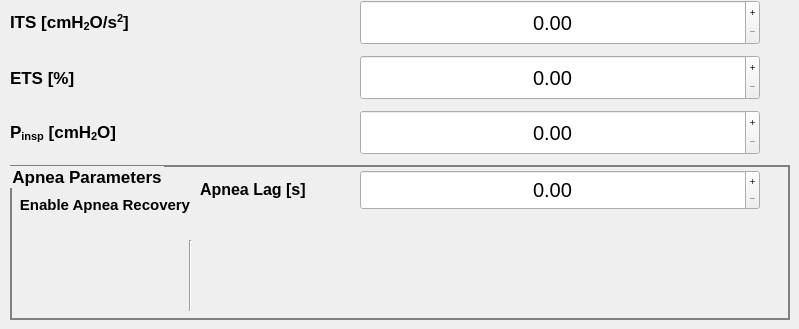
      <widget class="QWidget" name="tab_psv">
       <property name="font">
        <font>
         <pointsize>15</pointsize>
        </font>
       </property>
       <attribute name="title">
        <string>PSV</string>
       </attribute>
       <widget class="QLabel" name="label_6">
        <property name="geometry">
         <rect>
          <x>10</x>
          <y>0</y>
          <width>340</width>
          <height>45</height>
         </rect>
        </property>
        <property name="font">
         <font>
          <pointsize>13</pointsize>
          <weight>75</weight>
          <bold>true</bold>
         </font>
        </property>
        <property name="text">
         <string>&lt;html&gt;&lt;head/&gt;&lt;body&gt;&lt;p&gt;ITS [cmH&lt;span style=&quot; vertical-align:sub;&quot;&gt;2&lt;/span&gt;O/s&lt;span style=&quot; vertical-align:super;&quot;&gt;2&lt;/span&gt;]&lt;/p&gt;&lt;/body&gt;&lt;/html&gt;</string>
        </property>
       </widget>
       <widget class="QLabel" name="label_7">
        <property name="geometry">
         <rect>
          <x>10</x>
          <y>55</y>
          <width>340</width>
          <height>45</height>
         </rect>
        </property>
        <property name="font">
         <font>
          <pointsize>13</pointsize>
          <weight>75</weight>
          <bold>true</bold>
         </font>
        </property>
        <property name="text">
         <string>ETS [%]</string>
        </property>
       </widget>
       <widget class="QDoubleSpinBox" name="spinBox_pressure_trigger">
        <property name="geometry">
         <rect>
          <x>360</x>
          <y>0</y>
          <width>400</width>
          <height>45</height>
         </rect>
        </property>
        <property name="font">
         <font>
          <pointsize>15</pointsize>
         </font>
        </property>
        <property name="alignment">
         <set>Qt::AlignCenter</set>
        </property>
        <property name="buttonSymbols">
         <enum>QAbstractSpinBox::PlusMinus</enum>
        </property>
       </widget>
       <widget class="QDoubleSpinBox" name="spinBox_flow_trigger">
        <property name="geometry">
         <rect>
          <x>360</x>
          <y>55</y>
          <width>400</width>
          <height>45</height>
         </rect>
        </property>
        <property name="font">
         <font>
          <pointsize>15</pointsize>
         </font>
        </property>
        <property name="alignment">
         <set>Qt::AlignCenter</set>
        </property>
        <property name="buttonSymbols">
         <enum>QAbstractSpinBox::PlusMinus</enum>
        </property>
       </widget>
       <widget class="Line" name="line_4">
        <property name="geometry">
         <rect>
          <x>180</x>
          <y>240</y>
          <width>20</width>
          <height>71</height>
         </rect>
        </property>
        <property name="orientation">
         <enum>Qt::Vertical</enum>
        </property>
       </widget>
       <widget class="QPushButton" name="fake_btn_pr_trigger">
        <property name="geometry">
         <rect>
          <x>440</x>
          <y>0</y>
          <width>240</width>
          <height>45</height>
         </rect>
        </property>
        <property name="palette">
         <palette>
          <active>
           <colorrole role="Button">
            <brush brushstyle="SolidPattern">
             <color alpha="0">
              <red>0</red>
              <green>0</green>
              <blue>0</blue>
             </color>
            </brush>
           </colorrole>
           <colorrole role="Base">
            <brush brushstyle="SolidPattern">
             <color alpha="0">
              <red>0</red>
              <green>0</green>
              <blue>0</blue>
             </color>
            </brush>
           </colorrole>
           <colorrole role="Window">
            <brush brushstyle="SolidPattern">
             <color alpha="0">
              <red>0</red>
              <green>0</green>
              <blue>0</blue>
             </color>
            </brush>
           </colorrole>
          </active>
          <inactive>
           <colorrole role="Button">
            <brush brushstyle="SolidPattern">
             <color alpha="0">
              <red>0</red>
              <green>0</green>
              <blue>0</blue>
             </color>
            </brush>
           </colorrole>
           <colorrole role="Base">
            <brush brushstyle="SolidPattern">
             <color alpha="0">
              <red>0</red>
              <green>0</green>
              <blue>0</blue>
             </color>
            </brush>
           </colorrole>
           <colorrole role="Window">
            <brush brushstyle="SolidPattern">
             <color alpha="0">
              <red>0</red>
              <green>0</green>
              <blue>0</blue>
             </color>
            </brush>
           </colorrole>
          </inactive>
          <disabled>
           <colorrole role="Button">
            <brush brushstyle="SolidPattern">
             <color alpha="0">
              <red>0</red>
              <green>0</green>
              <blue>0</blue>
             </color>
            </brush>
           </colorrole>
           <colorrole role="Base">
            <brush brushstyle="SolidPattern">
             <color alpha="0">
              <red>0</red>
              <green>0</green>
              <blue>0</blue>
             </color>
            </brush>
           </colorrole>
           <colorrole role="Window">
            <brush brushstyle="SolidPattern">
             <color alpha="0">
              <red>0</red>
              <green>0</green>
              <blue>0</blue>
             </color>
            </brush>
           </colorrole>
          </disabled>
         </palette>
        </property>
        <property name="font">
         <font>
          <underline>false</underline>
         </font>
        </property>
        <property name="styleSheet">
         <string notr="true">QPushButton {
	background-color: rgba(0, 0, 0, 0);
     border-style: outset;
}</string>
        </property>
        <property name="text">
         <string/>
        </property>
       </widget>
       <widget class="QPushButton" name="fake_btn_flow_trig">
        <property name="geometry">
         <rect>
          <x>440</x>
          <y>55</y>
          <width>240</width>
          <height>45</height>
         </rect>
        </property>
        <property name="palette">
         <palette>
          <active>
           <colorrole role="Button">
            <brush brushstyle="SolidPattern">
             <color alpha="0">
              <red>0</red>
              <green>0</green>
              <blue>0</blue>
             </color>
            </brush>
           </colorrole>
           <colorrole role="Base">
            <brush brushstyle="SolidPattern">
             <color alpha="0">
              <red>0</red>
              <green>0</green>
              <blue>0</blue>
             </color>
            </brush>
           </colorrole>
           <colorrole role="Window">
            <brush brushstyle="SolidPattern">
             <color alpha="0">
              <red>0</red>
              <green>0</green>
              <blue>0</blue>
             </color>
            </brush>
           </colorrole>
          </active>
          <inactive>
           <colorrole role="Button">
            <brush brushstyle="SolidPattern">
             <color alpha="0">
              <red>0</red>
              <green>0</green>
              <blue>0</blue>
             </color>
            </brush>
           </colorrole>
           <colorrole role="Base">
            <brush brushstyle="SolidPattern">
             <color alpha="0">
              <red>0</red>
              <green>0</green>
              <blue>0</blue>
             </color>
            </brush>
           </colorrole>
           <colorrole role="Window">
            <brush brushstyle="SolidPattern">
             <color alpha="0">
              <red>0</red>
              <green>0</green>
              <blue>0</blue>
             </color>
            </brush>
           </colorrole>
          </inactive>
          <disabled>
           <colorrole role="Button">
            <brush brushstyle="SolidPattern">
             <color alpha="0">
              <red>0</red>
              <green>0</green>
              <blue>0</blue>
             </color>
            </brush>
           </colorrole>
           <colorrole role="Base">
            <brush brushstyle="SolidPattern">
             <color alpha="0">
              <red>0</red>
              <green>0</green>
              <blue>0</blue>
             </color>
            </brush>
           </colorrole>
           <colorrole role="Window">
            <brush brushstyle="SolidPattern">
             <color alpha="0">
              <red>0</red>
              <green>0</green>
              <blue>0</blue>
             </color>
            </brush>
           </colorrole>
          </disabled>
         </palette>
        </property>
        <property name="font">
         <font>
          <underline>false</underline>
         </font>
        </property>
        <property name="styleSheet">
         <string notr="true">QPushButton {
	background-color: rgba(0, 0, 0, 0);
     border-style: outset;
}</string>
        </property>
        <property name="text">
         <string/>
        </property>
       </widget>
       <widget class="QDoubleSpinBox" name="spinBox_support_pressure">
        <property name="geometry">
         <rect>
          <x>360</x>
          <y>110</y>
          <width>400</width>
          <height>45</height>
         </rect>
        </property>
        <property name="font">
         <font>
          <pointsize>15</pointsize>
         </font>
        </property>
        <property name="alignment">
         <set>Qt::AlignCenter</set>
        </property>
        <property name="buttonSymbols">
         <enum>QAbstractSpinBox::PlusMinus</enum>
        </property>
       </widget>
       <widget class="QPushButton" name="fake_btn_support_pressure">
        <property name="geometry">
         <rect>
          <x>440</x>
          <y>110</y>
          <width>240</width>
          <height>45</height>
         </rect>
        </property>
        <property name="palette">
         <palette>
          <active>
           <colorrole role="Button">
            <brush brushstyle="SolidPattern">
             <color alpha="0">
              <red>0</red>
              <green>0</green>
              <blue>0</blue>
             </color>
            </brush>
           </colorrole>
           <colorrole role="Base">
            <brush brushstyle="SolidPattern">
             <color alpha="0">
              <red>0</red>
              <green>0</green>
              <blue>0</blue>
             </color>
            </brush>
           </colorrole>
           <colorrole role="Window">
            <brush brushstyle="SolidPattern">
             <color alpha="0">
              <red>0</red>
              <green>0</green>
              <blue>0</blue>
             </color>
            </brush>
           </colorrole>
          </active>
          <inactive>
           <colorrole role="Button">
            <brush brushstyle="SolidPattern">
             <color alpha="0">
              <red>0</red>
              <green>0</green>
              <blue>0</blue>
             </color>
            </brush>
           </colorrole>
           <colorrole role="Base">
            <brush brushstyle="SolidPattern">
             <color alpha="0">
              <red>0</red>
              <green>0</green>
              <blue>0</blue>
             </color>
            </brush>
           </colorrole>
           <colorrole role="Window">
            <brush brushstyle="SolidPattern">
             <color alpha="0">
              <red>0</red>
              <green>0</green>
              <blue>0</blue>
             </color>
            </brush>
           </colorrole>
          </inactive>
          <disabled>
           <colorrole role="Button">
            <brush brushstyle="SolidPattern">
             <color alpha="0">
              <red>0</red>
              <green>0</green>
              <blue>0</blue>
             </color>
            </brush>
           </colorrole>
           <colorrole role="Base">
            <brush brushstyle="SolidPattern">
             <color alpha="0">
              <red>0</red>
              <green>0</green>
              <blue>0</blue>
             </color>
            </brush>
           </colorrole>
           <colorrole role="Window">
            <brush brushstyle="SolidPattern">
             <color alpha="0">
              <red>0</red>
              <green>0</green>
              <blue>0</blue>
             </color>
            </brush>
           </colorrole>
          </disabled>
         </palette>
        </property>
        <property name="font">
         <font>
          <underline>false</underline>
         </font>
        </property>
        <property name="styleSheet">
         <string notr="true">QPushButton {
	background-color: rgba(0, 0, 0, 0);
     border-style: outset;
}</string>
        </property>
        <property name="text">
         <string/>
        </property>
       </widget>
       <widget class="QLabel" name="label_9">
        <property name="geometry">
         <rect>
          <x>10</x>
          <y>110</y>
          <width>340</width>
          <height>45</height>
         </rect>
        </property>
        <property name="font">
         <font>
          <pointsize>13</pointsize>
          <weight>75</weight>
          <bold>true</bold>
         </font>
        </property>
        <property name="text">
         <string>&lt;html&gt;&lt;head/&gt;&lt;body&gt;&lt;p&gt;P&lt;span style=&quot; vertical-align:sub;&quot;&gt;insp&lt;/span&gt; [cmH&lt;span style=&quot; vertical-align:sub;&quot;&gt;2&lt;/span&gt;O]&lt;/p&gt;&lt;/body&gt;&lt;/html&gt;</string>
        </property>
       </widget>
       <widget class="QGroupBox" name="groupBox">
        <property name="geometry">
         <rect>
          <x>10</x>
          <y>165</y>
          <width>780</width>
          <height>155</height>
         </rect>
        </property>
        <property name="font">
         <font>
          <pointsize>13</pointsize>
          <weight>75</weight>
          <bold>true</bold>
         </font>
        </property>
        <property name="styleSheet">
         <string notr="true">QGroupBox {
border: 2px solid gray;
}</string>
        </property>
        <property name="title">
         <string>Apnea Parameters</string>
        </property>
        <widget class="QLabel" name="label_11">
         <property name="geometry">
          <rect>
           <x>10</x>
           <y>20</y>
           <width>170</width>
           <height>40</height>
          </rect>
         </property>
         <property name="font">
          <font>
           <pointsize>11</pointsize>
           <weight>75</weight>
           <bold>true</bold>
          </font>
         </property>
         <property name="text">
          <string>Enable Apnea Recovery</string>
         </property>
         <property name="alignment">
          <set>Qt::AlignCenter</set>
         </property>
        </widget>
        <widget class="QLabel" name="label_8">
         <property name="geometry">
          <rect>
           <x>190</x>
           <y>5</y>
           <width>150</width>
           <height>40</height>
          </rect>
         </property>
         <property name="font">
          <font>
           <pointsize>12</pointsize>
           <weight>75</weight>
           <bold>true</bold>
          </font>
         </property>
         <property name="text">
          <string>&lt;html&gt;&lt;head/&gt;&lt;body&gt;&lt;p&gt;Apnea Lag [s]&lt;/p&gt;&lt;/body&gt;&lt;/html&gt;</string>
         </property>
        </widget>
        <widget class="QDoubleSpinBox" name="spinBox_max_apnea_time">
         <property name="geometry">
          <rect>
           <x>350</x>
           <y>5</y>
           <width>400</width>
           <height>40</height>
          </rect>
         </property>
         <property name="font">
          <font>
           <pointsize>15</pointsize>
          </font>
         </property>
         <property name="layoutDirection">
          <enum>Qt::LeftToRight</enum>
         </property>
         <property name="styleSheet">
          <string notr="true"/>
         </property>
         <property name="alignment">
          <set>Qt::AlignCenter</set>
         </property>
         <property name="buttonSymbols">
          <enum>QAbstractSpinBox::PlusMinus</enum>
         </property>
         <property name="showGroupSeparator" stdset="0">
          <bool>true</bool>
         </property>
        </widget>
        <widget class="QPushButton" name="fake_btn_max_apnea_time">
         <property name="geometry">
          <rect>
           <x>430</x>
           <y>5</y>
           <width>240</width>
           <height>40</height>
          </rect>
         </property>
         <property name="palette">
          <palette>
           <active>
            <colorrole role="Button">
             <brush brushstyle="SolidPattern">
              <color alpha="0">
               <red>0</red>
               <green>0</green>
               <blue>0</blue>
              </color>
             </brush>
            </colorrole>
            <colorrole role="Base">
             <brush brushstyle="SolidPattern">
              <color alpha="0">
               <red>0</red>
               <green>0</green>
               <blue>0</blue>
              </color>
             </brush>
            </colorrole>
            <colorrole role="Window">
             <brush brushstyle="SolidPattern">
              <color alpha="0">
               <red>0</red>
               <green>0</green>
               <blue>0</blue>
              </color>
             </brush>
            </colorrole>
           </active>
           <inactive>
            <colorrole role="Button">
             <brush brushstyle="SolidPattern">
              <color alpha="0">
               <red>0</red>
               <green>0</green>
               <blue>0</blue>
              </color>
             </brush>
            </colorrole>
            <colorrole role="Base">
             <brush brushstyle="SolidPattern">
              <color alpha="0">
               <red>0</red>
               <green>0</green>
               <blue>0</blue>
              </color>
             </brush>
            </colorrole>
            <colorrole role="Window">
             <brush brushstyle="SolidPattern">
              <color alpha="0">
               <red>0</red>
               <green>0</green>
               <blue>0</blue>
              </color>
             </brush>
            </colorrole>
           </inactive>
           <disabled>
            <colorrole role="Button">
             <brush brushstyle="SolidPattern">
              <color alpha="0">
               <red>0</red>
               <green>0</green>
               <blue>0</blue>
              </color>
             </brush>
            </colorrole>
            <colorrole role="Base">
             <brush brushstyle="SolidPattern">
              <color alpha="0">
               <red>0</red>
               <green>0</green>
               <blue>0</blue>
              </color>
             </brush>
            </colorrole>
            <colorrole role="Window">
             <brush brushstyle="SolidPattern">
              <color alpha="0">
               <red>0</red>
               <green>0</green>
               <blue>0</blue>
              </color>
             </brush>
            </colorrole>
           </disabled>
          </palette>
         </property>
         <property name="font">
          <font>
           <underline>false</underline>
          </font>
         </property>
         <property name="styleSheet">
          <string notr="true">QPushButton {
	background-color: rgba(0, 0, 0, 0);
     border-style: outset;
}</string>
         </property>
         <property name="text">
          <string/>
         </property>
        </widget>
        <widget class="MVMToggle" name="toggle_enable_backup" native="true">
         <property name="enabled">
          <bool>false</bool>
         </property>
         <property name="geometry">
          <rect>
           <x>20</x>
           <y>60</y>
           <width>130</width>
           <height>40</height>
          </rect>
         </property>
        </widget>
	background-color: rgba(0, 0, 0, 0);
       </widget>
       <zorder>groupBox</zorder>
       <zorder>label_6</zorder>
       <zorder>label_7</zorder>
       <zorder>spinBox_pressure_trigger</zorder>
       <zorder>spinBox_flow_trigger</zorder>
       <zorder>line_4</zorder>
       <zorder>fake_btn_pr_trigger</zorder>
       <zorder>fake_btn_flow_trig</zorder>
       <zorder>spinBox_support_pressure</zorder>
       <zorder>fake_btn_support_pressure</zorder>
       <zorder>label_9</zorder>
      </widget>
